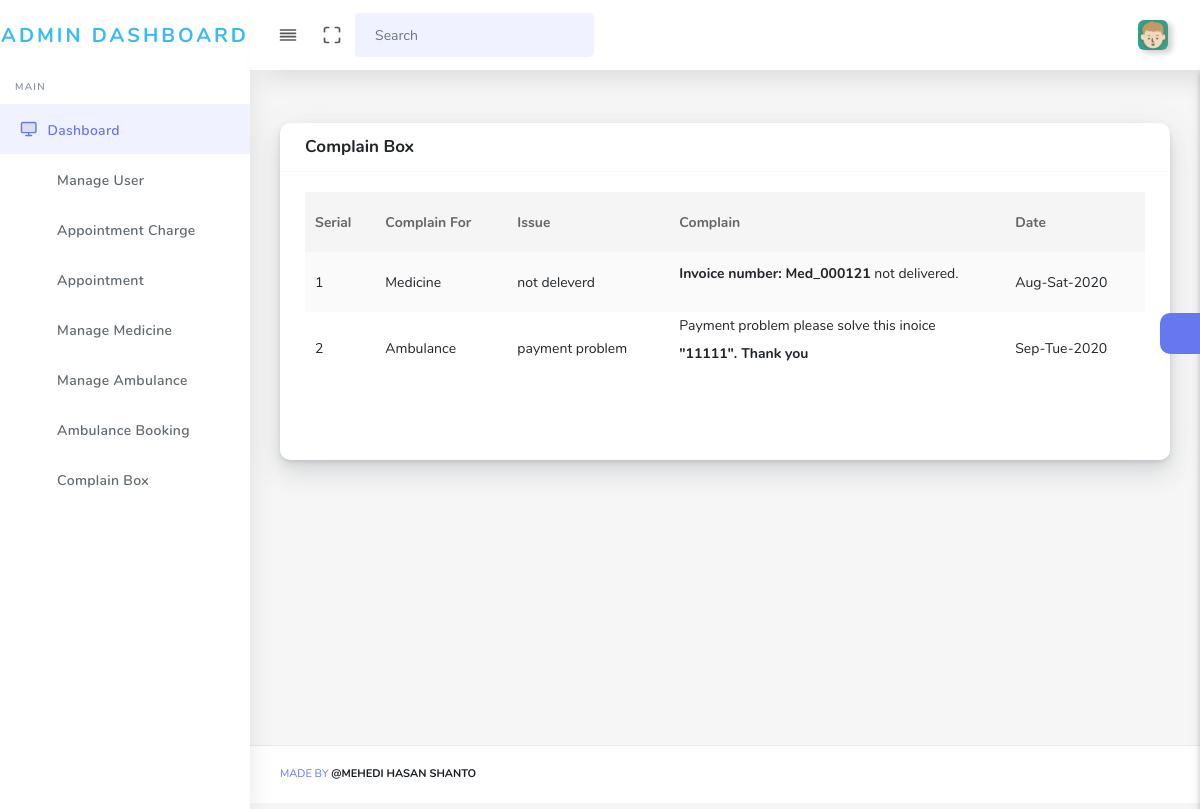
The app's page /admin/compalin_box.php (signed in) with its own data.
### tables this page shows
CREATE TABLE `complain_box` (
  `complain_id` int(11) NOT NULL,
  `complain_for` varchar(255) NOT NULL,
  `issue` varchar(255) NOT NULL,
  `complain` text NOT NULL,
  `date` date NOT NULL
);

### admin/compalin_box.php (the view, shortened to what this page needs)
<?php include 'includes/header.php';?>
<body>
<div id="app">
    <div class="main-wrapper main-wrapper-1">
        <div class="navbar-bg"></div>
        <?php include 'includes/nav.php';?>
        <?php include 'includes/side.php';?>
        <div class="main-content">
            <section class="section">
                <div class="row">
                    <div class="col-md-12 col-sm-12 mb-5">
                        <div class="card">
                            <div class="card-header">
                                <h4>Complain Box</h4>
                                <?php
                                    $sql = "SELECT * FROM complain_box";
                                    $res = mysqli_query($connect, $sql);
                                ?>
                            </div>
                            <div class="card-body">
                                <div class="table-responsive">
                                    <table class="table table-striped table-hover" id="tableExport" style="width:100%;">
                                        <thead>
                                            <tr>
                                                <th>Serial</th>
                                                <th>Complain For</th>
                                                <th>Issue</th>
                                                <th>Complain</th>
                                                <th>Date</th>
                                            </tr>
                                        </thead>
                                        <tbody>
                                        <?php
                                            $i = 1;
                                            while ($row = mysqli_fetch_assoc($res)){?>
                                                <tr>
                                                    <td><?php echo $i++;?></td>
                                                    <td><?php echo $row['complain_for'];?></td>
                                                    <td><?php echo $row['issue'];?></td>
                                                    <td style="width: 40%"><?php echo $row['complain'];?></td>
                                                    <td><?php echo date('M-D-Y', strtotime($row['date']))?></td>
                                                </tr>
                                        <?php }?>
                                        </tbody>
                                    </table>
                                </div>
                            </div>
                            <div class="card-footer">
                            </div>
                        </div>
                    </div>
                </div>
            </section>
            <?php include 'includes/setting.php';?>
        </div>
        <?php include "includes/footer.php";?>
    </div>
</div>
<?php include "includes/script.php";?>

### admin/includes/nav.php (shortened to what this page needs)
<nav class="navbar navbar-expand-lg main-navbar sticky">
    <div class="form-inline mr-auto">
        <ul class="navbar-nav mr-3">
            <li><a href="#" data-toggle="sidebar" class="nav-link nav-link-lg
									collapse-btn"> <i data-feather="align-justify"></i></a></li>
            <li><a href="#" class="nav-link nav-link-lg fullscreen-btn">
                    <i data-feather="maximize"></i>
                </a></li>
            <li>
                <form class="form-inline mr-auto">
                    <div class="search-element">
                        <input class="form-control" type="search" placeholder="Search" aria-label="Search" data-width="200">
                        <button class="btn" type="submit">
                            <i class="fas fa-search"></i>
                        </button>
                    </div>
                </form>
            </li>
        </ul>
    </div>
    <ul class="navbar-nav navbar-right">
        <li class="dropdown"><a href="#" data-toggle="dropdown"
                                class="nav-link dropdown-toggle nav-link-lg nav-link-user"> <img alt="image" src="../images/<?php echo $userdata['image'];?>" class="user-img-radious-style"> <span class="d-sm-none d-lg-inline-block"></span></a>
        </li>
    </ul>
</nav>

### records on screen
complain_box: complain_for "Medicine", issue "not deleverd", complain "Invoice number: Med_000121 not delivered.", date "Aug-Sat-2020"
complain_box: complain_for "Ambulance", issue "payment problem", complain "Payment problem please solve this inoice \"11111\". Thank you", date "Sep-Tue-2020"
